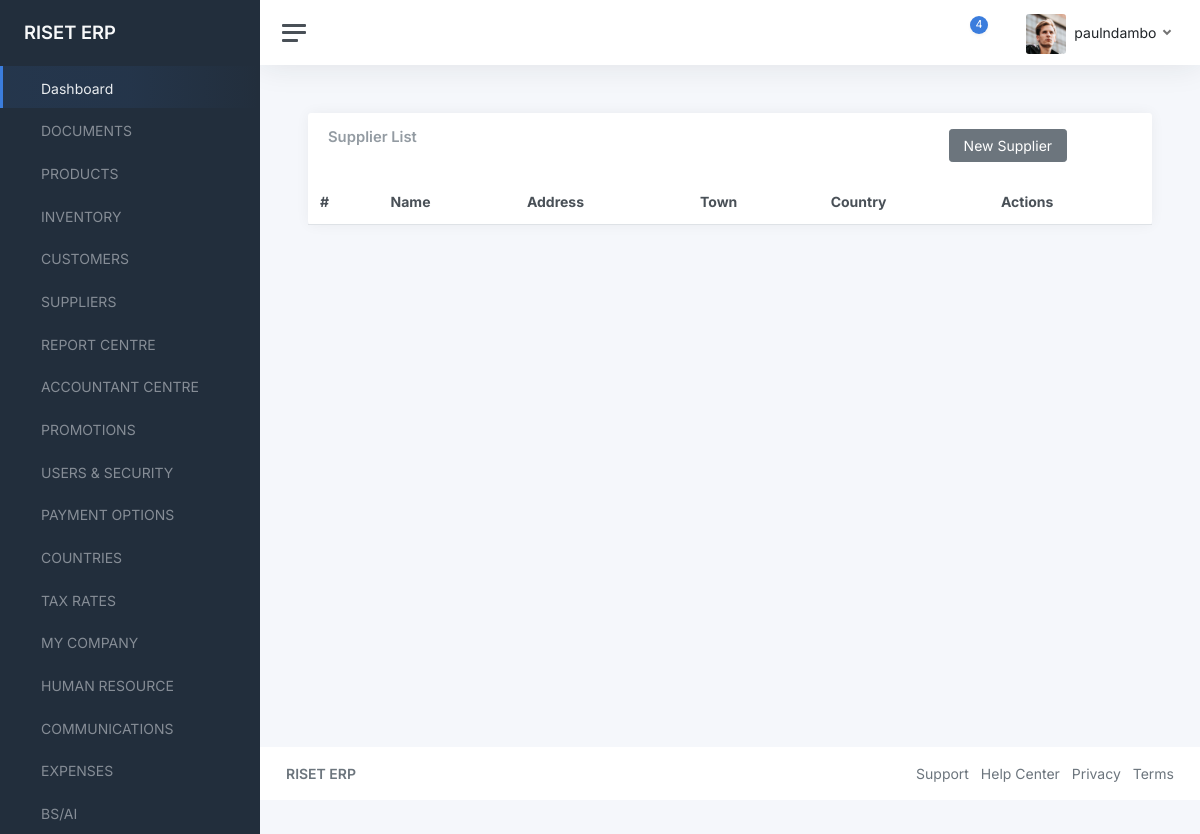
The page /suppliers/ (signed in) on the database as committed earlier.
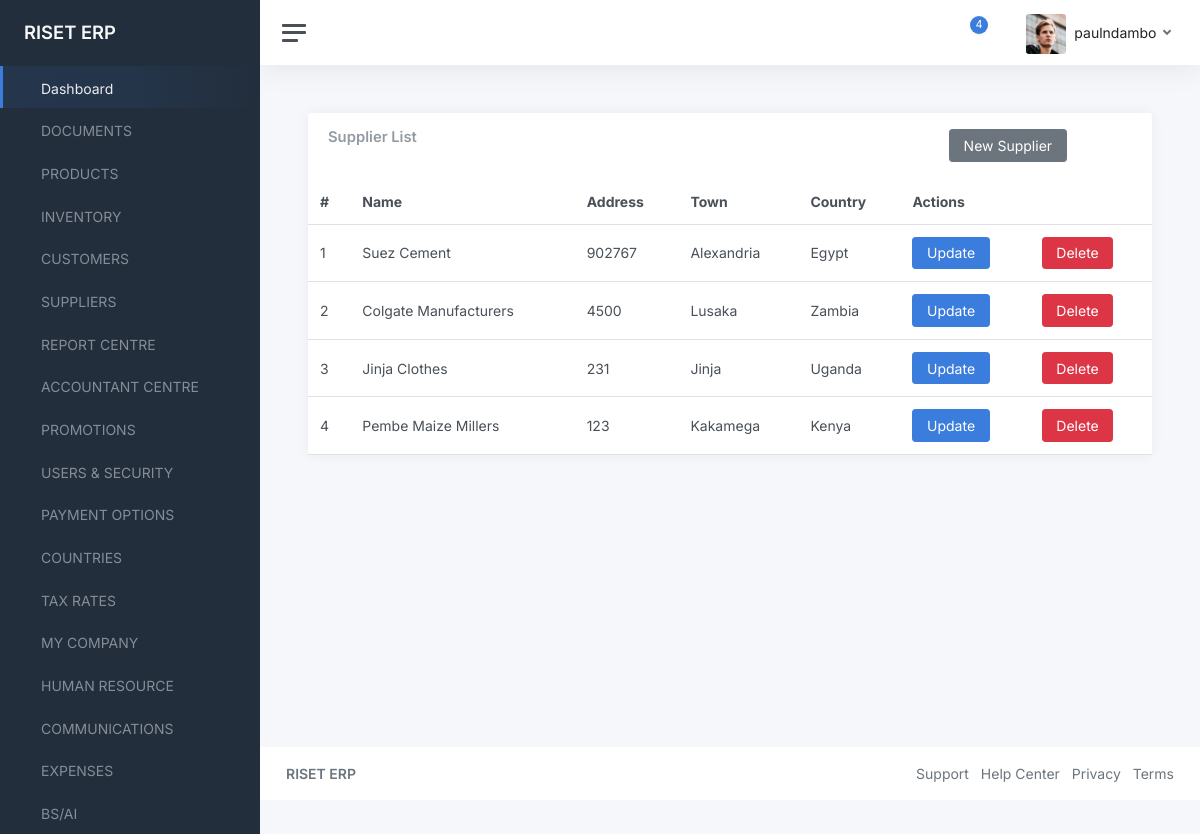
The same page on the database as committed later.
### accounts/models.py (models this page shows, shortened)
class User(AbstractBaseUser, PermissionsMixin):
    email = models.EmailField(_('email address'), unique=True)
    username = models.CharField(_('Username'), max_length=200,unique=True)
    first_name = models.CharField(_('first name'), max_length=30, blank=True)
    last_name = models.CharField(_('last name'), max_length=30, blank=True)
    date_joined = models.DateTimeField(_('date joined'), auto_now_add=True)
    is_active = models.BooleanField(_('active'), default=True)
    is_admin = models.BooleanField(_('is_admin'), default=False)
    objects = UserManager()
    USERNAME_FIELD = 'username'
    REQUIRED_FIELDS = ['email']
    class Meta:
        verbose_name = _('user')
        verbose_name_plural = _('users')

### data/models.py (models this page shows, shortened)
class Supplier(models.Model):
    name = models.CharField(max_length=200)
    address = models.CharField(max_length=200)
    town = models.CharField(max_length=200)
    country = models.CharField(max_length=200)
    date_added = models.DateField(default=timezone.now)

### data/views.py (the view)
# urls.py: path("suppliers/", views.suppliers, name="suppliers"),
@login_required(login_url='/login')
def suppliers(request):
    suppliers = Supplier.objects.all()
    context = {
        "suppliers": suppliers
    }
    return render(request, "data/suppliers.html", context)

### data/templates/data/suppliers.html
{% extends "component-base.html" %}
{% block content %}
<main class="content">
	<div class="container-fluid p-0">
		<div class="row">
			<div class="col-12 col-lg-12 col-xxl-12 d-flex">
				<div class="card flex-fill">
					<div class="card-header">
						<div class="row">
							<div class="col-9">
								<h5 class="card-title mb-0">Supplier List</h5>
							</div>
							<div class="col-3">
								<a href="{% url 'new-supplier' %}" class="btn btn-secondary">New Supplier</a>
							</div>
						</div>
					</div>
					<table class="table table-hover my-0">
						<thead>
							<tr>
                <th>#</th>
								<th>Name</th>
								<th class="d-none d-md-table-cell">Address</th>
                <th class="d-none d-md-table-cell">Town</th>
                <th class="d-none d-md-table-cell">Country</th>
                <th colspan="2">Actions</th>
							</tr>
						</thead>
						<tbody>
{% for supplier in suppliers %}
							<tr>
                <td>{{supplier.id}}</td>
								<td>{{supplier.name}}</td>
								<td class="">{{supplier.address}}</td>
                <td class="">{{supplier.town}}</td>
                <td class="">{{supplier.country}}</td>
								<td class="">
                  <a href="#" class="btn btn-primary">Update</a>
                </td>
								<td>
                  <a href="#" class="btn btn-danger">Delete</a>
                </td>
							</tr>
{% endfor %}
						</tbody>
					</table>
				</div>
			</div>
		</div>
	</div>
</main>
{% endblock content %}

### templates/component-base.html (shortened to what this page needs)
{% load static %}
<!DOCTYPE html>
<html lang="en">
<head>
	<link href="{% static 'admin/css/app.css' %}" rel="stylesheet">
</head>
<body>
	<div class="wrapper">
		<nav id="sidebar" class="sidebar js-sidebar">
			<div class="sidebar-content js-simplebar">
				<a class="sidebar-brand" href="{% url 'dashboard' %}">
          <span class="align-middle">RISET ERP</span>
        </a>
				<ul class="sidebar-nav">
					<li class="sidebar-item active">
						<a class="sidebar-link" href="{% url 'dashboard' %}">
               <span class="align-middle">Dashboard</span>
            </a>
					</li>
					<li class="sidebar-item">
						<a class="sidebar-link" href="{% url 'documents' %}">
               <span class="align-middle">DOCUMENTS</span>
            </a>
					</li>
					<li class="sidebar-item">
						<a class="sidebar-link" href="{% url 'products' %}">
               <span class="align-middle">PRODUCTS</span>
            </a>
					</li>
					<li class="sidebar-item">
						<a class="sidebar-link" href="#">
               <span class="align-middle">INVENTORY</span>
            </a>
					</li>
					<li class="sidebar-item">
						<a class="sidebar-link" href="{% url 'customers' %}">
               <span class="align-middle">CUSTOMERS</span>
            </a>
					</li>
					<li class="sidebar-item">
						<a class="sidebar-link" href="{% url 'suppliers' %}">
               <span class="align-middle">SUPPLIERS</span>
            </a>
					</li>
					<li class="sidebar-item">
						<a class="sidebar-link" href="{% url 'reports' %}">
               <span class="align-middle">REPORT CENTRE</span>
            </a>
					</li>
					<li class="sidebar-item">
						<a class="sidebar-link" href="{% url 'countries' %}">
               <span class="align-middle">ACCOUNTANT CENTRE</span>
            </a>
					</li>
					<li class="sidebar-item">
						<a class="sidebar-link" href="{% url 'promotions' %}">
               <span class="align-middle">PROMOTIONS</span>
            </a>
					</li>
					<li class="sidebar-item">
						<a class="sidebar-link" href="{% url 'users-list' %}">
               <span class="align-middle">USERS & SECURITY</span>
            </a>
					</li>
					<li class="sidebar-item">
						<a class="sidebar-link" href="{% url 'payment-options' %}">
               <span class="align-middle">PAYMENT OPTIONS</span>
            </a>
					</li>
					<li class="sidebar-item">
						<a class="sidebar-link" href="{% url 'countries' %}">
               <span class="align-middle">COUNTRIES</span>
            </a>
					</li>
					<li class="sidebar-item">
						<a class="sidebar-link" href="{% url 'countries' %}">
               <span class="align-middle">TAX RATES</span>
            </a>
					</li>
					<li class="sidebar-item">
						<a class="sidebar-link" href="{% url 'countries' %}">
               <span class="align-middle">MY COMPANY</span>
            </a>
					</li>
					<li class="sidebar-item">
						<a class="sidebar-link" href="{% url 'countries' %}">
               <span class="align-middle">HUMAN RESOURCE</span>
            </a>
					</li>
					<li class="sidebar-item">
						<a class="sidebar-link" href="{% url 'countries' %}">
               <span class="align-middle">COMMUNICATIONS</span>
            </a>
					</li>
					<li class="sidebar-item">
						<a class="sidebar-link" href="{% url 'expenses' %}">
               <span class="align-middle">EXPENSES</span>
            </a>
					</li>
					<li class="sidebar-item">
						<a class="sidebar-link" href="{% url 'countries' %}">
               <span class="align-middle">BS/AI</span>
            </a>
					</li>
				</ul>
			</div>
		</nav>
		<div class="main">
			<nav class="navbar navbar-expand navbar-light navbar-bg">
				<a class="sidebar-toggle js-sidebar-toggle">
          <i class="hamburger align-self-center"></i>
        </a>
				<div class="navbar-collapse collapse">
					<ul class="navbar-nav navbar-align">
						<li class="nav-item dropdown">
							<a class="nav-icon dropdown-toggle" href="#" id="alertsDropdown" data-bs-toggle="dropdown">
								<div class="position-relative">
									<span class="indicator">4</span>
								</div>
							</a>
						</li>
						<li class="nav-item dropdown">
							<a class="nav-icon dropdown-toggle" href="#" id="messagesDropdown" data-bs-toggle="dropdown">
							</a>
						</li>
						<li class="nav-item dropdown">
							<a class="nav-link dropdown-toggle d-none d-sm-inline-block" href="#" data-bs-toggle="dropdown">
                <img src="{% static 'admin/img/avatars/avatar.jpg' %}" class="avatar img-fluid rounded me-1" alt="Charles Hall" /> <span class="text-dark">{{request.user.username}}</span>
              </a>
						</li>
					</ul>
				</div>
			</nav>
{% block content %}
{% endblock content %}
			<footer class="footer">
				<div class="container-fluid">
					<div class="row text-muted">
						<div class="col-6 text-start">
							<p class="mb-0">
								<a class="text-muted" href="{% url 'home' %}" target="_blank"><strong>RISET ERP</strong></a>
							</p>
						</div>
						<div class="col-6 text-end">
							<ul class="list-inline">
								<li class="list-inline-item">
									<a class="text-muted" href="" target="_blank">Support</a>
								</li>
								<li class="list-inline-item">
									<a class="text-muted" href="" target="_blank">Help Center</a>
								</li>
								<li class="list-inline-item">
									<a class="text-muted" href="" target="_blank">Privacy</a>
								</li>
								<li class="list-inline-item">
									<a class="text-muted" href="" target="_blank">Terms</a>
								</li>
							</ul>
						</div>
					</div>
				</div>
			</footer>
		</div>
	</div>
</body>
</html>

Rows that differ between the two databases and show on the page:
added Supplier: id "1", name "Suez Cement", address "902767", town "Alexandria", country "Egypt"
added Supplier: id "2", name "Colgate Manufacturers", address "4500", town "Lusaka", country "Zambia"
added Supplier: id "3", name "Jinja Clothes", address "231", town "Jinja", country "Uganda"
added Supplier: id "4", name "Pembe Maize Millers", address "123", town "Kakamega", country "Kenya"
